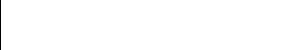
Frame 1 (no input)
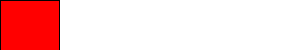
Frame 60 (the mouse pressed at the canvas centre just before this capture)
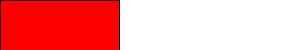
Frame 120 (the mouse held since frame 60 and released just before this capture)

The Processing sketch that drew these frames (run headless with seeded random() and noise(); from frame 60 on, the mouse is pressed at the canvas centre):

// Processing sketch: day04_06a_processing_java_progress_bar
// ── day04_06a_processing_java_progress_bar.pde
// day04_06a_processing_java_progress_bar
int blood = 0; 
void setup() {
  size(300, 50);
}
void draw() {
  background(255);
  fill(255, 0, 0);
  rect(0, 0, blood, 50);
  blood += 1;
}
